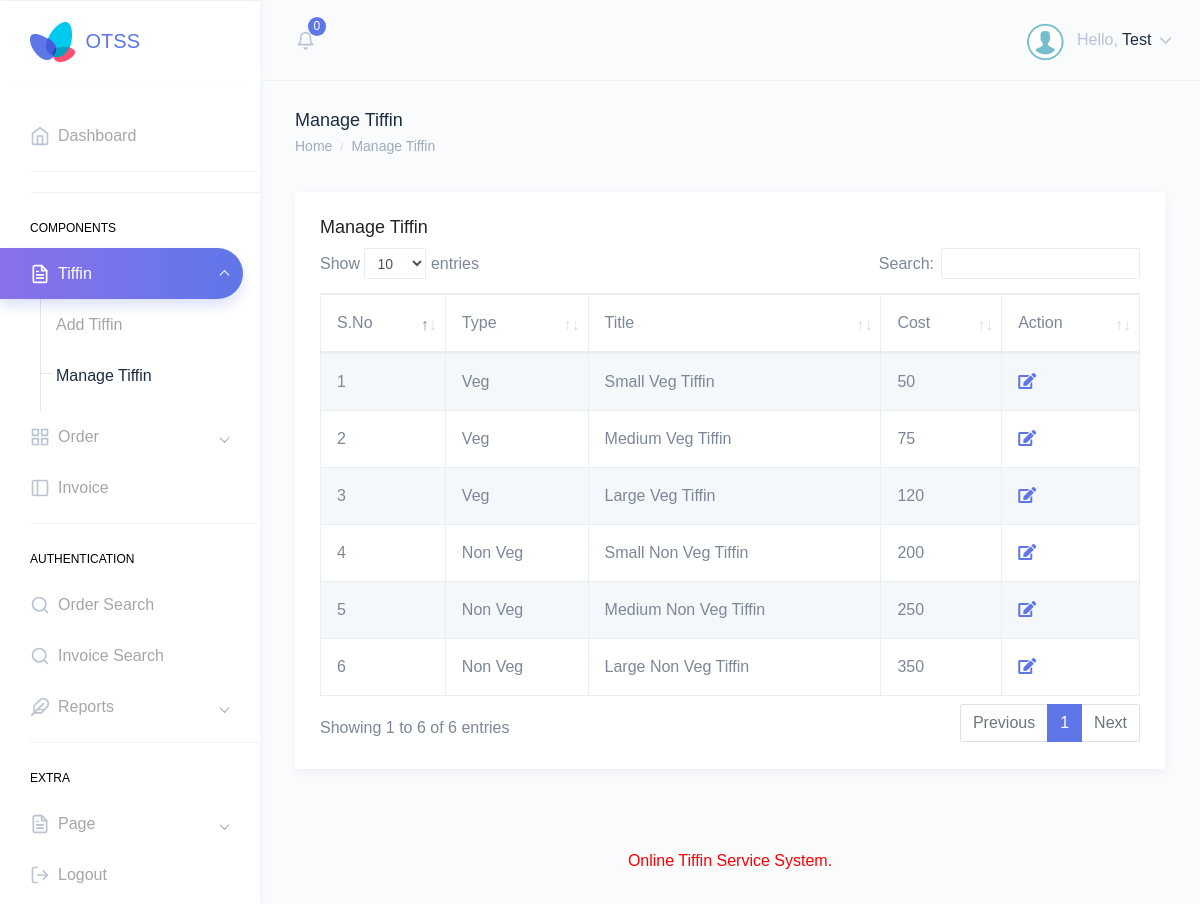
/otss/admin/manage-tiffin.php (signed in), run on the app's committed database.
### tables this page shows
CREATE TABLE `tbltiffin` (
  `ID` int(10) NOT NULL,
  `Type` varchar(120) DEFAULT NULL,
  `Title` varchar(200) NOT NULL,
  `Description` mediumtext DEFAULT NULL,
  `Cost` int(10) DEFAULT NULL,
  `Image` varchar(120) DEFAULT NULL,
  `PostDate` timestamp NULL DEFAULT current_timestamp()
);

### otss/admin/manage-tiffin.php (the view, shortened to what this page needs)
<?php
include('includes/dbconnection.php');
if (strlen($_SESSION['otssaid']==0)) {
  header('location:logout.php');
  } else{
  ?>
<!DOCTYPE html>
<html dir="ltr" lang="en">
<head>
    <link href="assets/extra-libs/datatables.net-bs4/css/dataTables.bootstrap4.css" rel="stylesheet">
    <link href="dist/css/style.min.css" rel="stylesheet">
</head>
<body>
    <div id="main-wrapper" data-theme="light" data-layout="vertical" data-navbarbg="skin6" data-sidebartype="full" data-sidebar-position="fixed" data-header-position="fixed" data-boxed-layout="full">
         <?php include_once('includes/header.php');?>
        <?php include_once('includes/sidebar.php');?>
        <div class="page-wrapper">
            <div class="page-breadcrumb">
                <div class="row">
                    <div class="col-7 align-self-center">
                        <h4 class="page-title text-truncate text-dark font-weight-medium mb-1">Manage Tiffin</h4>
                        <div class="d-flex align-items-center">
                            <nav aria-label="breadcrumb">
                                <ol class="breadcrumb m-0 p-0">
                                    <li class="breadcrumb-item"><a href="dashboard.php" class="text-muted">Home</a></li>
                                    <li class="breadcrumb-item text-muted active" aria-current="page">Manage Tiffin</li>
                                </ol>
                            </nav>
                        </div>
                    </div>
                </div>
            </div>
            <div class="container-fluid">
                <div class="row">
                    <div class="col-12">
                        <div class="card">
                            <div class="card-body">
                                <h4 class="card-title">Manage Tiffin</h4>
                                <div class="table-responsive">
                                    <table id="zero_config" class="table table-striped table-bordered no-wrap">
                                        <thead>
                                            <tr>
                                                <th>S.No</th>
                                                <th>Type</th>
                                                <th>Title</th>
                                                <th>Cost</th>
                                                <th>Action</th>
                                            </tr>
                                        </thead>
                                        <tbody>
                                            <?php
$sql="SELECT * from tbltiffin";
$query = $dbh -> prepare($sql);
$query->execute();
$results=$query->fetchAll(PDO::FETCH_OBJ);
$cnt=1;
if($query->rowCount() > 0)
{
foreach($results as $row)
{               ?>
                                            <tr>
                                                <td><?php echo htmlentities($cnt);?></td>
                                                <td><?php  echo htmlentities($row->Type);?></td>
                                                <td><?php  echo htmlentities($row->Title);?></td>
                                                <td><?php  echo htmlentities($row->Cost);?></td>
                                                <td><a href="edit-tiffin-detail.php?editid=<?php echo htmlentities ($row->ID);?>"><i class="fa fa-edit" aria-hidden="true"></i></a></td>
                                            </tr>
                                    <?php $cnt=$cnt+1;}} ?>
                                        </tbody>
                                    </table>
                                </div>
                            </div>
                        </div>
                    </div>
                </div>
            </div>
         <?php include_once('includes/footer.php');?>
        </div>
    </div>
</body>
</html>
<?php }  ?>

### otss/admin/includes/header.php (shortened to what this page needs)
<header class="topbar" data-navbarbg="skin6">
            <nav class="navbar top-navbar navbar-expand-md">
                <div class="navbar-header" data-logobg="skin6">
                    <div class="navbar-brand">
                        <a href="dashboard.php">
                            <b class="logo-icon">
                                <img src="assets/images/logo-icon.png" alt="homepage" class="dark-logo" />
                            </b>
                           <strong>OTSS</strong>
                        </a>
                    </div>
                </div>
                <div class="navbar-collapse collapse" id="navbarSupportedContent">
                    <ul class="navbar-nav float-left mr-auto ml-3 pl-1">
                        <li class="nav-item dropdown">
                            <?php
                        $sql ="SELECT * from  tblorder where Status is null ";
$query = $dbh -> prepare($sql);
$query->execute();
$totneworder=$query->rowCount();
?>
                            <a class="nav-link dropdown-toggle pl-md-3 position-relative" href="javascript:void(0)"
                                id="bell" role="button" data-toggle="dropdown" aria-haspopup="true"
                                aria-expanded="false">
                                <span><i data-feather="bell" class="svg-icon"></i></span>
                                <span class="badge badge-primary notify-no rounded-circle"><?php echo htmlentities($totneworder);?></span>
                            </a>
                        </li>
                    </ul>
                    <ul class="navbar-nav float-right">
                        <li class="nav-item dropdown">
                            <a class="nav-link dropdown-toggle" href="javascript:void(0)" data-toggle="dropdown"
                                aria-haspopup="true" aria-expanded="false">
                                <img src="assets/images/users/images.png" alt="user" class="rounded-circle"
                                    width="40">
                                    <?php
$aid=$_SESSION['otssaid'];
$sql="SELECT AdminName,Email from  tbladmin where ID=:aid";
$query = $dbh -> prepare($sql);
$query->bindParam(':aid',$aid,PDO::PARAM_STR);
$query->execute();
$results=$query->fetchAll(PDO::FETCH_OBJ);
$cnt=1;
if($query->rowCount() > 0)
{
foreach($results as $row)
{               ?>
                                <span class="ml-2 d-none d-lg-inline-block"><span>Hello,</span> <span
                                        class="text-dark"><?php  echo $row->AdminName;?></span> <i data-feather="chevron-down"
                                        class="svg-icon"></i></span><?php $cnt=$cnt+1;}} ?>
                            </a>
                        </li>
                    </ul>
                </div>
            </nav>
        </header>

### data on the page
tbltiffin: Type "Veg", Title "Small Veg Tiffin", Cost "50"
tbltiffin: Type "Veg", Title "Medium Veg Tiffin", Cost "75"
tbltiffin: Type "Veg", Title "Large Veg Tiffin", Cost "120"
tbltiffin: Type "Non Veg", Title "Small Non Veg Tiffin", Cost "200"
tbltiffin: Type "Non Veg", Title "Medium Non Veg Tiffin", Cost "250"
tbltiffin: Type "Non Veg", Title "Large Non Veg Tiffin", Cost "350"

### other printed values
$totneworder "0"
$row->AdminName "Test"
